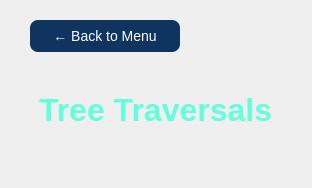
     <widget class="QWidget" name="treePage">
      <property name="styleSheet">
       <string notr="true">QWidget#treePage {
    background-color: #1a1a2e;
    }</string>
      </property>
      <layout class="QVBoxLayout" name="treePageLayout">
       <property name="spacing">
        <number>20</number>
       </property>
       <property name="leftMargin">
        <number>30</number>
       </property>
       <property name="topMargin">
        <number>20</number>
       </property>
       <property name="rightMargin">
        <number>30</number>
       </property>
       <property name="bottomMargin">
        <number>20</number>
       </property>
       <item>
        <widget class="QPushButton" name="backButtonTree">
         <property name="text">
          <string>← Back to Menu</string>
         </property>
         <property name="maximumSize">
          <size>
           <width>150</width>
           <height>40</height>
          </size>
         </property>
         <property name="styleSheet">
          <string notr="true">QPushButton {
    background-color: #0f3460;
    color: white;
    border: none;
    border-radius: 8px;
    font-size: 14px;
    padding: 8px 15px;
}

QPushButton:hover {
    background-color: #1a5fb4;
}</string>
         </property>
        </widget>
       </item>
       <item>
        <widget class="QLabel" name="treePageTitle">
         <property name="text">
          <string>Tree Traversals</string>
         </property>
         <property name="styleSheet">
          <string notr="true">color: #64ffda;
font-size: 32px;
font-weight: bold;
padding: 20px 0;</string>
         </property>
        </widget>
       </item>
       <item>
        <widget class="QWidget" name="treeContentContainer" native="true">
         <property name="styleSheet">
          <string notr="true">QWidget#treeContentContainer {
    background-color: transparent;
}</string>
         </property>
         <layout class="QVBoxLayout" name="treeContentLayout">
          <property name="spacing">
           <number>0</number>
          </property>
          <property name="leftMargin">
           <number>0</number>
          </property>
          <property name="topMargin">
           <number>0</number>
          </property>
          <property name="rightMargin">
           <number>0</number>
          </property>
          <property name="bottomMargin">
           <number>0</number>
          </property>
         </layout>
        </widget>
       </item>
      </layout>
     </widget>
